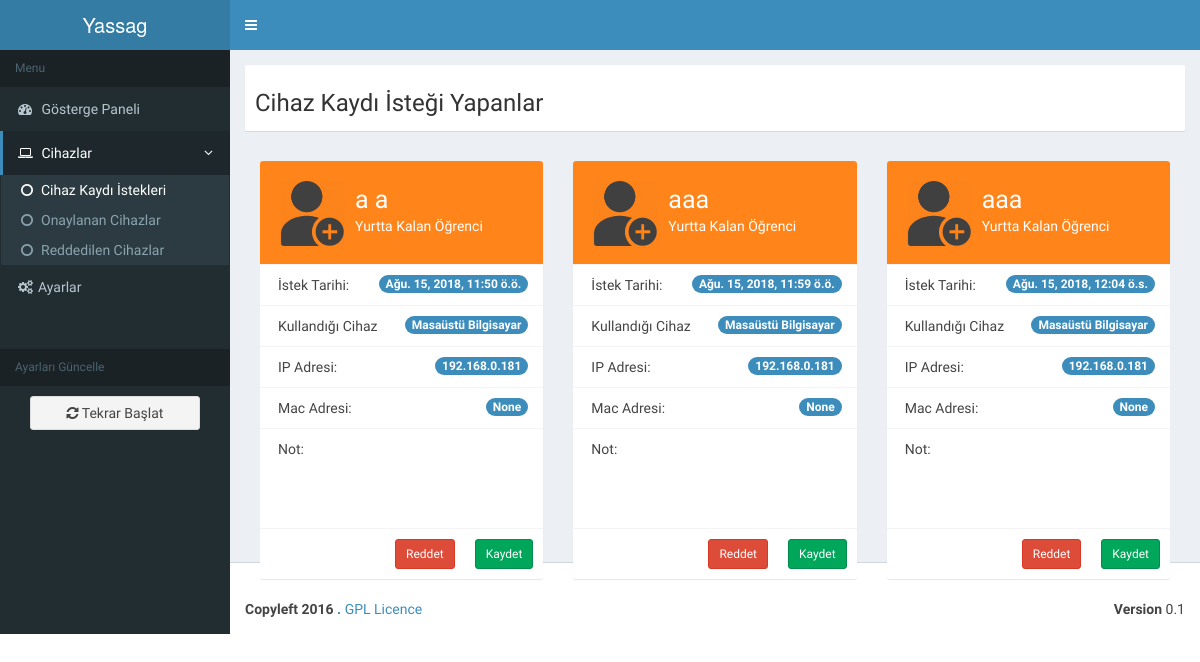
The app's page /dashboard/dev_request, older data.
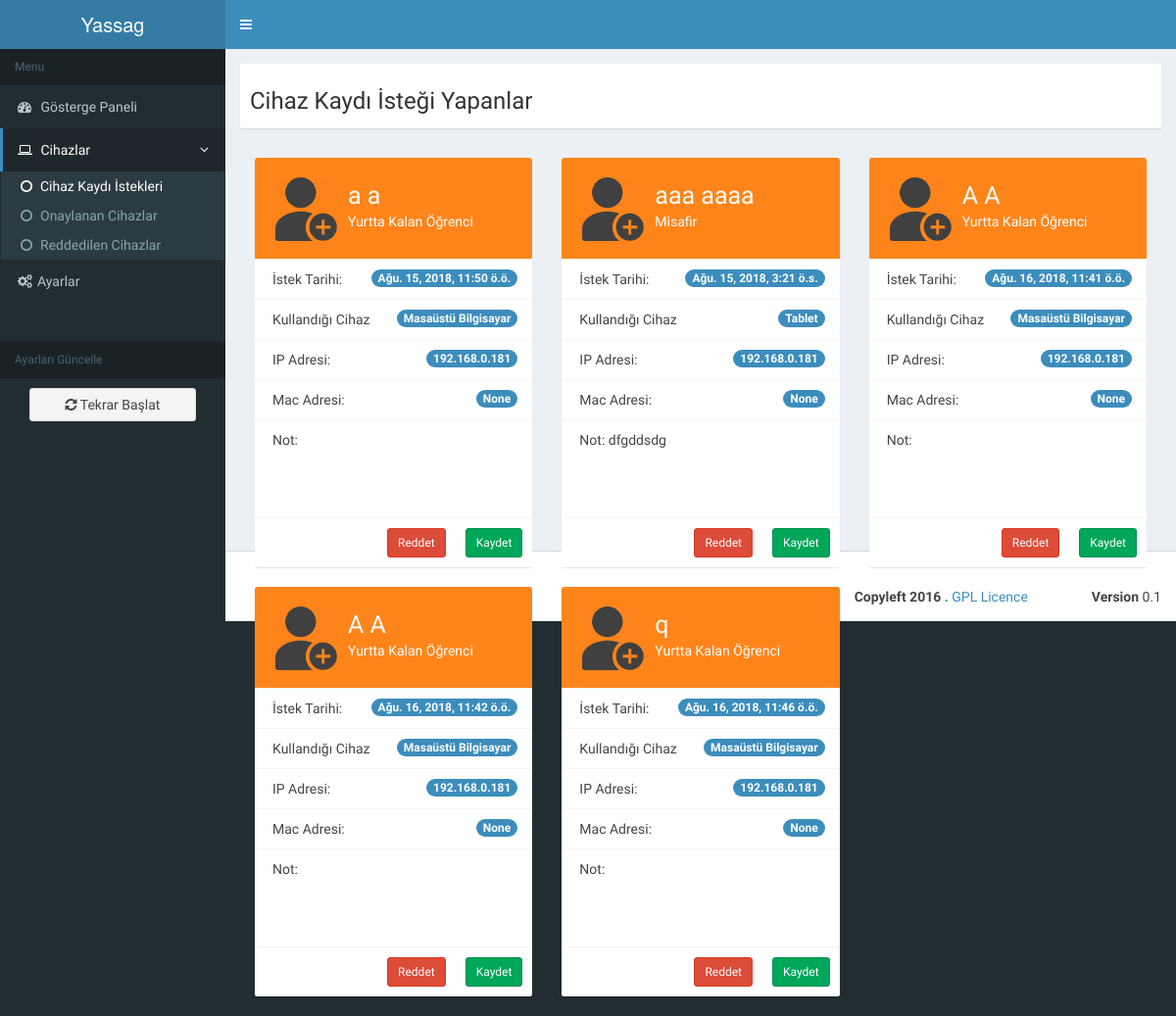
The same page, newer data.
### devices_registration/models.py (models this page shows, shortened)
class Users(models.Model):
	request_date = models.DateTimeField(auto_now_add=True)
	user_name = models.CharField(max_length=60)
	status = models.ForeignKey("Users_Status")
	device = models.ForeignKey("Devices_Status")
	note = models.CharField(max_length=300, blank=True, null=True)
	device_status = models.IntegerField(default=0)
	transaction_date = models.DateTimeField(blank=True, null=True)
	ip = models.GenericIPAddressField(protocol='IPv4')
	mac = models.CharField(max_length=20, blank=True, null=True)

class Users_Status(models.Model):
	user_status = models.CharField(max_length=60)

class Devices_Status(models.Model):
	device_status = models.CharField(max_length=60)

### dashboard/views.py (the view, shortened to what this page needs)
def dev_request(request):
	context = Users.objects.filter(device_status="0").select_related()
	return render_to_response('dev_request.html', {'context':context}, context_instance=RequestContext(request))

### dashboard/templates/dev_request.html (shortened to what this page needs)
{% extends "dashboard_base.html" %}
{% block menu_link_2_active %}class="treeview active"{% endblock %}
    {% block menu_link_2_1_active %}class="active"{% endblock %}
{% block page_title %}Cihaz Kaydı İsteği Yapanlar{% endblock %}
{% block content %}
{% for i in context %}
<div class="col-md-4">
  <div class="box box-widget widget-user-2">
    <div class="widget-user-header bg-orange">
      <div class="widget-user-image">
        <img src="/static/dashboard/dist/img/user_request.png" alt="User Avatar">
      </div>
      <h3 class="widget-user-username">{{ i.user_name }}</h3>
      <h5 class="widget-user-desc">{{ i.status.user_status }}</h5>
    </div>
    <div class="box-footer no-padding">
      <ul class="nav nav-stacked">
        <li><a href="#">İstek Tarihi: <span class="pull-right badge bg-light-blue">{{ i.request_date }}</span></a></li>
        <li><a href="#">Kullandığı Cihaz <span class="pull-right badge bg-light-blue">{{ i.device.device_status }}</span></a></li>
        <li><a href="#">IP Adresi:  <span class="pull-right badge bg-light-blue">{{ i.ip }} </span></a></li>
        <li><a href="#">Mac Adresi: <span class="pull-right badge bg-light-blue">{{ i.mac }} </span></a></li>
        <li style="height:100px"><a href="#">Not: {{ i.note }}</a></li>
        <li>
        <form action="/dashboard/dev_request/" method="post"> {% csrf_token %}
          <div class="btn-toolbar">
            <input name="device_save" style="margin: 10px;" class="btn btn-success btn-sm pull-right" type="submit" value="Kaydet">
            <input name="device_reject" style="margin: 10px;" class="btn btn-danger btn-sm pull-right" type="submit" value="Reddet">
          </div>
        </form>
        </li>
      </ul>
    </div>
  </div>
</div>
{% endfor %}
{% endblock %}

Row changes from the older to the newer data that the page shows:
no longer on this page (row edited): Users: user_name "aaa", status.user_status "Yurtta Kalan Öğrenci", request_date "Ağu. 15, 2018, 11:59 ö.ö.", device.device_status "Masaüstü Bilgisayar", ip "192.168.0.181", mac "None"
no longer on this page (row edited): Users: user_name "aaa", status.user_status "Yurtta Kalan Öğrenci", request_date "Ağu. 15, 2018, 12:04 ö.s.", device.device_status "Masaüstü Bilgisayar", ip "192.168.0.181", mac "None"
added Users: user_name "aaa aaaa", status.user_status "Misafir", request_date "Ağu. 15, 2018, 3:21 ö.s.", device.device_status "Tablet", ip "192.168.0.181", mac "None", note "dfgddsdg"
added Users: user_name "A A", status.user_status "Yurtta Kalan Öğrenci", request_date "Ağu. 16, 2018, 11:41 ö.ö.", device.device_status "Masaüstü Bilgisayar", ip "192.168.0.181", mac "None"
added Users: user_name "A A", status.user_status "Yurtta Kalan Öğrenci", request_date "Ağu. 16, 2018, 11:42 ö.ö.", device.device_status "Masaüstü Bilgisayar", ip "192.168.0.181", mac "None"
added Users: user_name "q", status.user_status "Yurtta Kalan Öğrenci", request_date "Ağu. 16, 2018, 11:46 ö.ö.", device.device_status "Masaüstü Bilgisayar", ip "192.168.0.181", mac "None"
